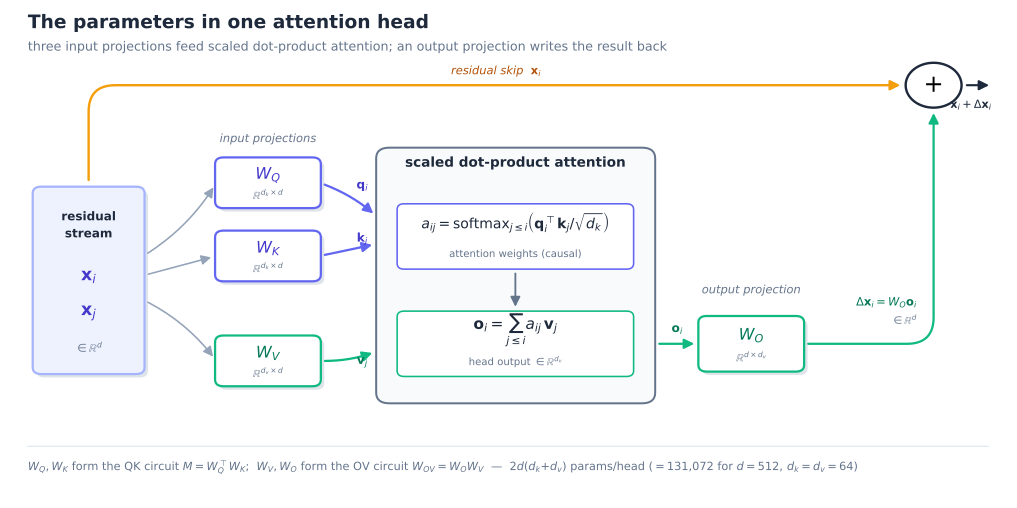

Write Python code to recreate this figure.
"""The parameters in one attention head: 'canonical attention-block' view (Appendix A, A.1).

Alternative rendering of `qkv-head-parameters.py` (the shipped 'two-rail' diagram).
Same head, same parameters; here the attention math is grouped into one familiar
'scaled dot-product attention' centerpiece, flanked by the three input projections
and the output projection.  Fully deterministic, no randomness.  Linked from the
Figure A.1 caption as the alternative view.

  x_i,x_j --> [W_Q],[W_K],[W_V] --> q,k,v --> | scaled dot-product attention |
              (input projections)              |  a_ij = softmax(q.k/sqrt dk)  |
                                               |  o_i  = sum_j a_ij v_j        |
                                                        --> [W_O] --> Delta x_i --(+)
  residual skip x_i wraps over the top into the add.

Per-head parameter count (from the shapes shown): 2 d_k d + 2 d_v d = 2 d (d_k + d_v);
base Transformer (d=512, d_k=d_v=64; ref 54) = 131,072.

Outputs:
  qkv-head-parameters-alt.svg
  qkv-head-parameters-alt.json
"""
import json
import pathlib

import matplotlib
matplotlib.use("Agg")
import matplotlib.pyplot as plt
import matplotlib.patheffects as pe
from matplotlib.patches import FancyBboxPatch, FancyArrowPatch, Circle

HERE = pathlib.Path(__file__).resolve().parent

d_base, dk_base, dv_base = 512, 64, 64
params_per_head = 2 * d_base * dk_base + 2 * d_base * dv_base
with open(HERE / "qkv-head-parameters-alt.json", "w") as f:
    json.dump({
        "view": "canonical scaled-dot-product-attention block",
        "alt_of": "qkv-head-parameters.svg",
        "param_count_per_head": "2*d*d_k + 2*d*d_v = 2 d (d_k + d_v)",
        "base_transformer": {"d": d_base, "d_k": dk_base, "d_v": dv_base,
                             "params_per_head": params_per_head,
                             "source": "ref 54; magnitudes in A.13"},
    }, f, indent=1)

# =============================== STYLE =====================================
BG    = "#fbfcfe"
QK    = "#eef0fe"; QK_E = "#6366f1"; QK_D = "#4338ca"
OV    = "#e9f9f1"; OV_E = "#10b981"; OV_D = "#047857"
NODE  = "#f1f5f9"; NODE_E = "#cbd5e1"
INK   = "#1e293b"; MUTE = "#64748b"; FAINT = "#94a3b8"
SKIP  = "#f59e0b"
BUS   = "#eef2ff"; BUS_E = "#a5b4fc"


def card(ax, cx, cy, w, h, name, shape, fc, ec, *, namec=INK, fs=14, shadow=True):
    box = FancyBboxPatch((cx - w / 2, cy - h / 2), w, h,
                         boxstyle="round,pad=0.02,rounding_size=0.14",
                         fc=fc, ec=ec, lw=1.7, zorder=4)
    if shadow:
        box.set_path_effects([pe.withSimplePatchShadow(
            offset=(2.6, -2.6), shadow_rgbFace=FAINT, alpha=0.30)])
    ax.add_patch(box)
    ax.text(cx, cy + h * 0.16, name, ha="center", va="center",
            fontsize=fs, color=namec, fontweight="bold", zorder=5)
    if shape:
        ax.text(cx, cy - h * 0.27, shape, ha="center", va="center",
                fontsize=8.0, color=MUTE, zorder=5)


def node(ax, cx, cy, w, h, line1, line2=None, *, fc=NODE, ec=NODE_E, fs=10):
    ax.add_patch(FancyBboxPatch((cx - w / 2, cy - h / 2), w, h,
                                boxstyle="round,pad=0.02,rounding_size=0.12",
                                fc=fc, ec=ec, lw=1.2, zorder=4))
    if line2:
        ax.text(cx, cy + h * 0.22, line1, ha="center", va="center", fontsize=fs, color=INK, zorder=5)
        ax.text(cx, cy - h * 0.28, line2, ha="center", va="center", fontsize=7.6, color=MUTE, zorder=5)
    else:
        ax.text(cx, cy, line1, ha="center", va="center", fontsize=fs, color=INK, zorder=5)


def arrow(ax, p0, p1, *, color=INK, lw=1.7, rad=0.0, ls="-", mut=15, z=3, cs=None):
    ax.add_patch(FancyArrowPatch(p0, p1, arrowstyle="-|>", mutation_scale=mut,
                                 lw=lw, color=color, linestyle=ls, shrinkA=4, shrinkB=4,
                                 connectionstyle=cs or f"arc3,rad={rad}", zorder=z))


def lbl(ax, x, y, s, *, color=MUTE, fs=8.2, ha="center", style="normal", weight="normal"):
    ax.text(x, y, s, ha=ha, va="center", fontsize=fs, color=color,
            fontstyle=style, fontweight=weight, zorder=6)


# =============================== FIGURE ====================================
fig, ax = plt.subplots(figsize=(13.4, 6.6))
fig.patch.set_facecolor("white")
ax.set_facecolor(BG)
ax.set_xlim(0, 16.4); ax.set_ylim(0, 10.0); ax.axis("off")

ax.text(0.3, 9.62, "The parameters in one attention head",
        fontsize=14, color=INK, fontweight="bold", ha="left")
ax.text(0.3, 9.16, r"three input projections feed scaled dot-product attention; "
        r"an output projection writes the result back",
        fontsize=9.5, color=MUTE, ha="left")

# input bus
card(ax, 1.3, 4.45, 1.8, 3.8, "", "", BUS, BUS_E)
lbl(ax, 1.3, 5.75, "residual", color=INK, fs=9, weight="bold")
lbl(ax, 1.3, 5.40, "stream", color=INK, fs=9, weight="bold")
lbl(ax, 1.3, 4.55, r"$\mathbf{x}_i$", color=QK_D, fs=13)
lbl(ax, 1.3, 3.80, r"$\mathbf{x}_j$", color=QK_D, fs=13)
lbl(ax, 1.3, 3.05, r"$\in\mathbb{R}^{d}$", color=MUTE, fs=8.2)

# input projections
px = 4.25
card(ax, px, 6.45, 1.7, 1.0, r"$W_Q$", r"$\mathbb{R}^{d_k\times d}$", "white", QK_E, namec=QK_D, fs=12)
card(ax, px, 4.95, 1.7, 1.0, r"$W_K$", r"$\mathbb{R}^{d_k\times d}$", "white", QK_E, namec=QK_D, fs=12)
card(ax, px, 2.80, 1.7, 1.0, r"$W_V$", r"$\mathbb{R}^{d_v\times d}$", "white", OV_E, namec=OV_D, fs=12)
lbl(ax, px, 7.35, "input projections", color=MUTE, fs=8.6, style="italic")
arrow(ax, (2.20, 4.95), (px - 0.85, 6.45), color=FAINT, lw=1.2, rad=0.12)
arrow(ax, (2.20, 4.55), (px - 0.85, 4.95), color=FAINT, lw=1.2)
arrow(ax, (2.20, 4.05), (px - 0.85, 2.80), color=FAINT, lw=1.2, rad=-0.12)

# centerpiece: scaled dot-product attention
ax.add_patch(FancyBboxPatch((6.05, 1.95), 4.55, 5.2,
             boxstyle="round,pad=0.02,rounding_size=0.22",
             fc="#f8fafc", ec="#64748b", lw=1.5, zorder=2))
ax.text(8.32, 6.78, "scaled dot-product attention", ha="center",
        fontsize=10.2, color=INK, fontweight="bold", zorder=5)
node(ax, 8.32, 5.35, 3.85, 1.3,
     r"$a_{ij}=\mathrm{softmax}_{j\leq i}\left(\mathbf{q}_i^{\top}\mathbf{k}_j/\sqrt{d_k}\right)$",
     "attention weights (causal)", fc="white", ec=QK_E, fs=10.5)
node(ax, 8.32, 3.15, 3.85, 1.3,
     r"$\mathbf{o}_i=\sum_{j\leq i} a_{ij}\,\mathbf{v}_j$",
     r"head output $\in\mathbb{R}^{d_v}$", fc="white", ec=OV_E, fs=11.5)
arrow(ax, (8.32, 4.70), (8.32, 3.80), color=MUTE, lw=1.4)

arrow(ax, (px + 0.85, 6.45), (6.05, 5.75), color=QK_E, rad=-0.10)
lbl(ax, 5.80, 6.40, r"$\mathbf{q}_i$", color=QK_D, fs=9)
arrow(ax, (px + 0.85, 4.95), (6.05, 5.20), color=QK_E)
lbl(ax, 5.80, 5.30, r"$\mathbf{k}_j$", color=QK_D, fs=9)
arrow(ax, (px + 0.85, 2.80), (6.05, 3.00), color=OV_E, rad=0.10)
lbl(ax, 5.80, 2.78, r"$\mathbf{v}_j$", color=OV_D, fs=9)

# output projection
card(ax, 12.2, 3.15, 1.7, 1.1, r"$W_O$", r"$\mathbb{R}^{d\times d_v}$", "white", OV_E, namec=OV_D, fs=12)
lbl(ax, 12.2, 4.25, "output projection", color=MUTE, fs=8.6, style="italic")
arrow(ax, (10.60, 3.15), (11.35, 3.15), color=OV_E)
lbl(ax, 10.98, 3.46, r"$\mathbf{o}_i$", color=OV_D, fs=9)

# residual add (top-right) + clean top-routed skip + right-margin output riser
addc = (15.2, 8.45)
ax.add_patch(Circle(addc, 0.46, fc="white", ec=INK, lw=1.8, zorder=5))
ax.text(addc[0], addc[1], r"$+$", ha="center", va="center", fontsize=18, zorder=6)
arrow(ax, (13.05, 3.15), (addc[0], addc[1] - 0.46), color=OV_E,
      cs="angle,angleA=0,angleB=90,rad=20")
lbl(ax, 14.92, 4.0, r"$\Delta\mathbf{x}_i=W_O\mathbf{o}_i$", color=OV_D, fs=8.6, ha="right")
lbl(ax, 14.92, 3.62, r"$\in\mathbb{R}^{d}$", color=MUTE, fs=7.6, ha="right")
arrow(ax, (1.3, 6.40), (addc[0] - 0.46, addc[1]), color=SKIP, lw=1.8,
      cs="angle,angleA=90,angleB=0,rad=20")
lbl(ax, 8.0, 8.74, r"residual skip  $\mathbf{x}_i$", color="#b45309", fs=8.6, style="italic")
arrow(ax, (addc[0] + 0.46, addc[1]), (16.2, addc[1]), color=INK, lw=1.6)
lbl(ax, 16.15, 8.05, r"$\mathbf{x}_i+\Delta\mathbf{x}_i$", color=INK, fs=8.4, ha="right")

# footer
ax.plot([0.3, 16.1], [1.05, 1.05], color="#e2e8f0", lw=1.0, zorder=0)
ax.text(0.3, 0.62, r"$W_Q,W_K$ form the QK circuit $M=W_Q^{\top}W_K$;  "
        r"$W_V,W_O$ form the OV circuit $W_{OV}=W_OW_V$  —  "
        r"$2d(d_k{+}d_v)$ params/head $(=131{,}072$ for $d{=}512,\,d_k{=}d_v{=}64)$",
        fontsize=8.5, color=MUTE, ha="left", va="center")

fig.savefig(HERE / "qkv-head-parameters-alt.svg", bbox_inches="tight", facecolor="white")
print("wrote qkv-head-parameters-alt.svg and .json")
